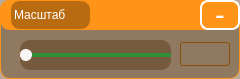
         <widget class="QWidget" name="widget_scale" native="true">
          <property name="sizePolicy">
           <sizepolicy hsizetype="Preferred" vsizetype="Preferred">
            <horstretch>0</horstretch>
            <verstretch>0</verstretch>
           </sizepolicy>
          </property>
          <property name="minimumSize">
           <size>
            <width>240</width>
            <height>30</height>
           </size>
          </property>
          <property name="maximumSize">
           <size>
            <width>240</width>
            <height>80</height>
           </size>
          </property>
          <property name="baseSize">
           <size>
            <width>240</width>
            <height>80</height>
           </size>
          </property>
          <property name="styleSheet">
           <string notr="true">QWidget {
	border: 1px solid #FF9419;
	border-radius: 10px;
	background: rgba(79, 46, 8, 0.4);
}</string>
          </property>
          <widget class="QSlider" name="slider_scale">
           <property name="geometry">
            <rect>
             <x>20</x>
             <y>40</y>
             <width>151</width>
             <height>30</height>
            </rect>
           </property>
           <property name="styleSheet">
            <string notr="true">QSlider {
	background: rgbs(0,0,0,0);
	border: 0px;
}

QSlider::groove:horizontal {
	border: 5px;
	height: 4px;
	border-radius: 4px;
}

QSlider::handle:horizontal {
    background: rgb(246, 245, 244);
    border: 1px solid rgb(255, 255, 255);
    width: 10px;
    margin: -4px 0; 
    border-radius: 6px;
}

QSlider::add-page:qlineargradient {
	background: rgba(34, 155, 58, 0.8);
	border: 9px;
}

QSlider::sub-page {
	background: #C47214;
	border: 4px;
}</string>
           </property>
           <property name="orientation">
            <enum>Qt::Horizontal</enum>
           </property>
          </widget>
          <widget class="QLabel" name="label_title_scale_widget">
           <property name="geometry">
            <rect>
             <x>10</x>
             <y>0</y>
             <width>81</width>
             <height>30</height>
            </rect>
           </property>
           <property name="font">
            <font>
             <family>Cantarell</family>
            </font>
           </property>
           <property name="styleSheet">
            <string notr="true">QLabel {
	color: rgb(255, 255, 255);
	background: rgbs(0,0,0,0);
}</string>
           </property>
           <property name="text">
            <string>Масштаб</string>
           </property>
          </widget>
          <widget class="QLineEdit" name="le_scale">
           <property name="geometry">
            <rect>
             <x>180</x>
             <y>42</y>
             <width>50</width>
             <height>24</height>
            </rect>
           </property>
           <property name="font">
            <font>
             <pointsize>9</pointsize>
            </font>
           </property>
           <property name="styleSheet">
            <string notr="true">QLineEdit {
	background: rgba(0,0,0,0);
	border: 1px solid #8A500E;
	border-radius: 3px;
}</string>
           </property>
          </widget>
          <widget class="QWidget" name="widget_scale_titel" native="true">
           <property name="geometry">
            <rect>
             <x>0</x>
             <y>0</y>
             <width>240</width>
             <height>30</height>
            </rect>
           </property>
           <property name="styleSheet">
            <string notr="true">QWidget {
	background: #FF9419;
	border: 1px solid #FF9419;
	border-radius: 10px;
}</string>
           </property>
           <widget class="QPushButton" name="pb_widget_scale_show_hide">
            <property name="geometry">
             <rect>
              <x>200</x>
              <y>0</y>
              <width>40</width>
              <height>30</height>
             </rect>
            </property>
            <property name="minimumSize">
             <size>
              <width>40</width>
              <height>0</height>
             </size>
            </property>
            <property name="maximumSize">
             <size>
              <width>40</width>
              <height>16777215</height>
             </size>
            </property>
            <property name="font">
             <font>
              <pointsize>22</pointsize>
             </font>
            </property>
            <property name="styleSheet">
             <string notr="true">QPushButton {
	color: rgb(255, 255, 255);
	background: #FF9419;
    border: 2px solid rgb(255, 255, 255);
    border-radius: 8px;
}

QPushButton:pressed {
	color: #FF9419;
	background: rgb(255, 255, 255);
}</string>
            </property>
            <property name="text">
             <string>-</string>
            </property>
           </widget>
          </widget>
          <zorder>widget_scale_titel</zorder>
          <zorder>slider_scale</zorder>
          <zorder>label_title_scale_widget</zorder>
          <zorder>le_scale</zorder>
         </widget>
